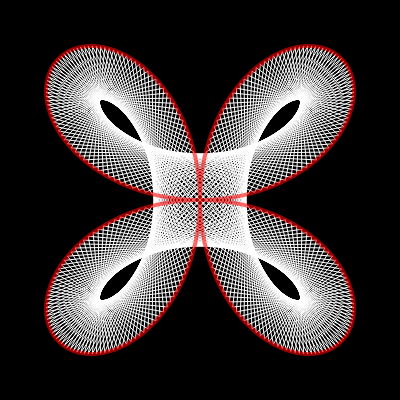
Frame 1 (no input)
Frame 60 (no input): identical to frame 1, image omitted
Frame 120 (the mouse pressed at the canvas centre since frame 60): identical to frame 1, image omitted

The p5.js sketch that drew this single still picture (run headless with seeded random() and noise() and a simulated clock; from frame 60 on, the mouse is pressed at the canvas centre):

// p5.js sketch
// ── sketch.js
let n = 6;
let d = 71;
let dSlider;
let nSlider;
let dPara;
let nPara;

function setup() {
    createCanvas(400, 400);
    angleMode(DEGREES);

    dPara = createP("D Value:");
    dSlider = createSlider(1, 9000, 4100);
    nPara = createP("N Value:");
    nSlider = createSlider(1, 10, 2);

}

function draw() {
    background(0);
    translate(width / 2, height / 2);
    
    d = dSlider.value() / 100;
    n = nSlider.value();

    dPara.html("D Value: " + d);
    nPara.html("N Value: " + n);

    noFill();
    stroke(255);
    strokeWeight(1);
    beginShape();
    for(let i = 0; i < 361; i++) {
        let k = i * d;
        let r = 200 * sin(n * k);
        let x = r * cos(k);
        let y = r * sin(k);

        vertex(x, y);
    }
    endShape();

    
    stroke(255,0,0, 150);
    strokeWeight(4);
    beginShape();
    for(let i = 0; i < 361; i++) {
        let k = i;
        let r = 200 * sin(n * k);
        let x = r * cos(k);
        let y = r * sin(k);

        vertex(x, y);
    }
    endShape();
}
